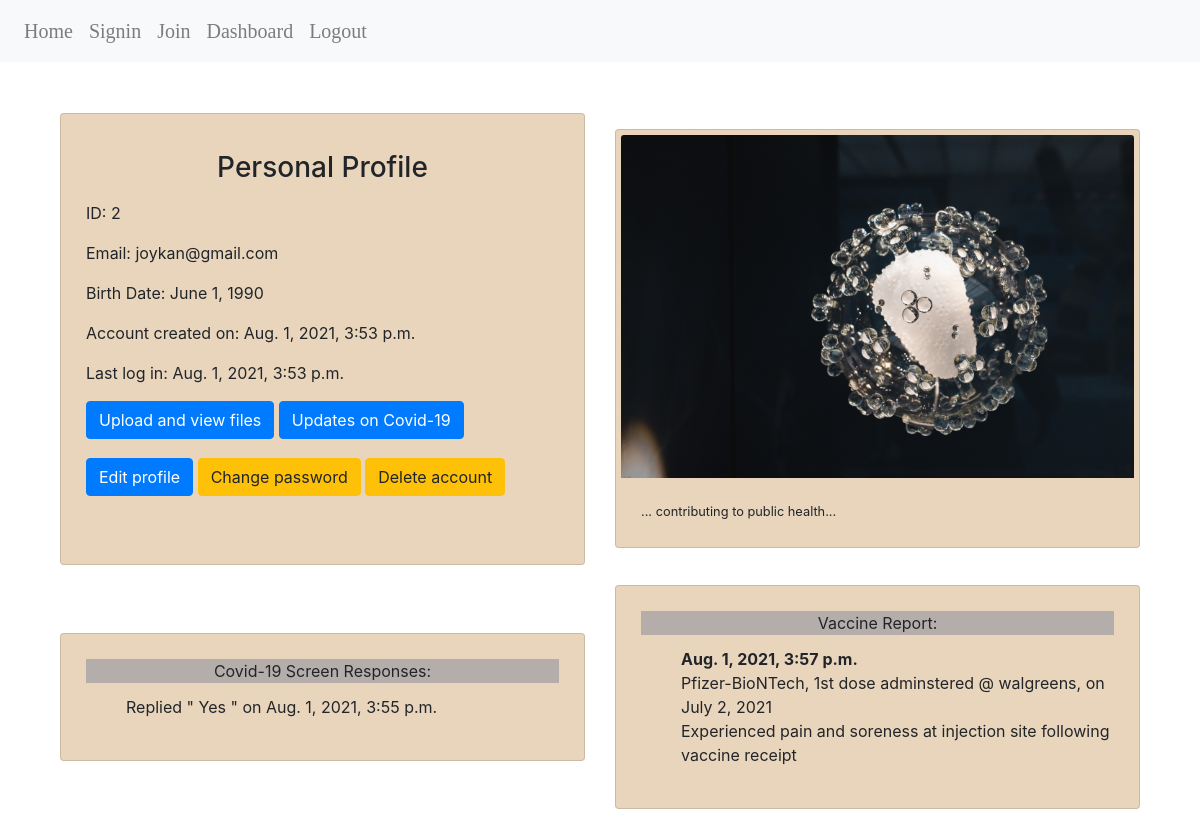
The app's page /profile/1 (signed in), older data.
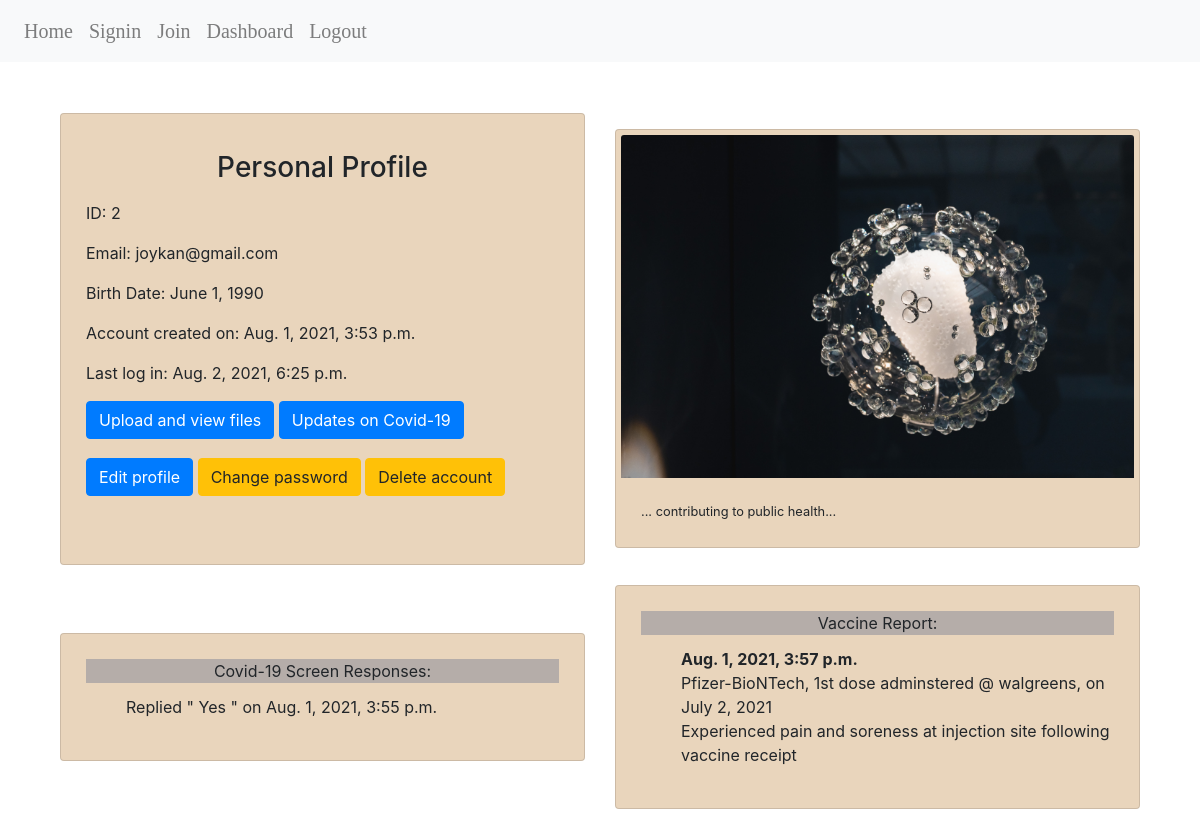
The same page, newer data.
### orgHaccounts/models.py (models this page shows, shortened)
class OrgHUser(AbstractBaseUser):
    email = models.EmailField(
        verbose_name='email address',
        max_length=255,
        unique=True,
    )
    date_of_birth = models.DateField(
        verbose_name='birth date',
    )
    is_active = models.BooleanField(default=True)
    staff = models.BooleanField(default=False)
    admin = models.BooleanField(default=False)
    created_at= models.DateTimeField(auto_now_add=True, null=True)
    last_login= models.DateTimeField(auto_now=True, null=True)
    objects = OrgHUserManager()
    USERNAME_FIELD = 'email'
    REQUIRED_FIELDS = ['date_of_birth']

### orgHaccounts/views.py (the view)
# urls.py: path('profile/<int:user_id>', views.profile),
def profile(request, user_id):
    user= request.user
    context={
        "history": "Personal Information",
        "health_condition": "Covid-19",
        "user": user,
    }
    return render(request, 'dashboard/profile.html', context)

### orgHaccounts/templates/dashboard/profile.html (shortened to what this page needs)
{% extends "base.html" %}
{% block content%}
<div class="container" id="wrapper">
    <div class="row">
        <div class="col">
        </div>
    </div>
    <div class="row">
        <div class="col align-self-center">
            <div class="card" style="width:100%;">
                <div class="card-body">
                    <p class= "card-title"><h3> Personal Profile </h3></p>
                    <p class="card-text"><span> ID: {{ user.id }} </span></p>
                    <p class="card-text"> Email: {{ user.email }}</p>
                    <p class="card-text"> Birth Date: {{ user.date_of_birth }} </p>
                    <p class="card-text"> <span> Account created on: {{ user.created_at }} </span></p>
                    <p class="card-text"> <span> Last log in: {{ user.last_login }} </span></p>
                    <p class="card-text">
                        <a href="/file_upload/{{ user.id }}" class="btn btn-primary"> Upload and view files </a>
                        <a href="/feed" class="btn btn-primary"> Updates on {{ health_condition }} </a>
                    </p>
                    <p>
                        <a href="/edit/{{ user.id }}" class="btn btn-primary"> Edit profile </a>
                        <a href="/password_change" class="btn btn-warning"> Change password </a>
                        <a href="/delete_profile/{{ user.id }}" class="btn btn-warning"> Delete account </a>
                    </p><br>
                </div>
            </div>
        </div>
        <div class="col align-self-center">
            <div class="card" style="width: 100%;">
            {% load static %}
                <img class="card-img-top" src="{% static 'covi_virus.jpg' %}" alt="">
                <div class="card-body">
                    <p class="card-text"> <small> ... contributing to public health... </small></p>
                </div>
            </div>
        </div>
    </div>
    <div class="row">
        <div class="col align-self-center">
            <div class="card scrollable" style="width:100%;">
            {% if user.screenAnswers %}
                <div class="card-body">
                    <p class="card-title"> Covid-19 Screen Responses: </p>
                    <div class="scrollable">
                        <ul>
                            {% for screenAnswer in user.screenAnswers.all %}
                                <li><span> Replied " {{ screenAnswer.answer }} " on {{ screenAnswer.created_at }}</span></li>
                            {% endfor %}
                            </ul>
                    </div>
                </div>
            {% else %}
                <p class="card-text"> You have not screened for Covid-19 yet! </p>
            {%  endif %}
            </div>
        </div>
        <div class="col align-self-center">
            <div class="card scrollable" style="width:100%;">
                {% if user.vaccineResponses %}
                <div class="card-body">
                    <p class="card-title"> Vaccine Report: </p>
                    <div class="scrollable">
                        <ul>
                            {% for vaccineResponse in user.vaccineResponses.all %}
                                <li><p class="card-text"><b> {{ vaccineResponse.created_at }} </b></p></li>
                                <li><span>{{ vaccineResponse.vaccine_type }}, {{ vaccineResponse.vaccine_dose}} dose adminstered @ {{ vaccineResponse.vaccine_location }}, on {{vaccineResponse.date_received }}</span></li>
                                <li><span> Experienced {{ vaccineResponse.vaccine_illness }} following vaccine receipt</span></li>
                            {% endfor %}
                        </ul>
                    </div>
                </div>
                {% else %}
                    <p class="card-text"> Nothing reported yet! </p>
                {% endif %}
            </div>
        </div>
    </div>
</div>
{% endblock %}

Row changes from the older to the newer data that the page shows:
changed OrgHUser "joykan@gmail.com": last_login "Aug. 1, 2021, 3:53 p.m." → "Aug. 2, 2021, 6:25 p.m."
